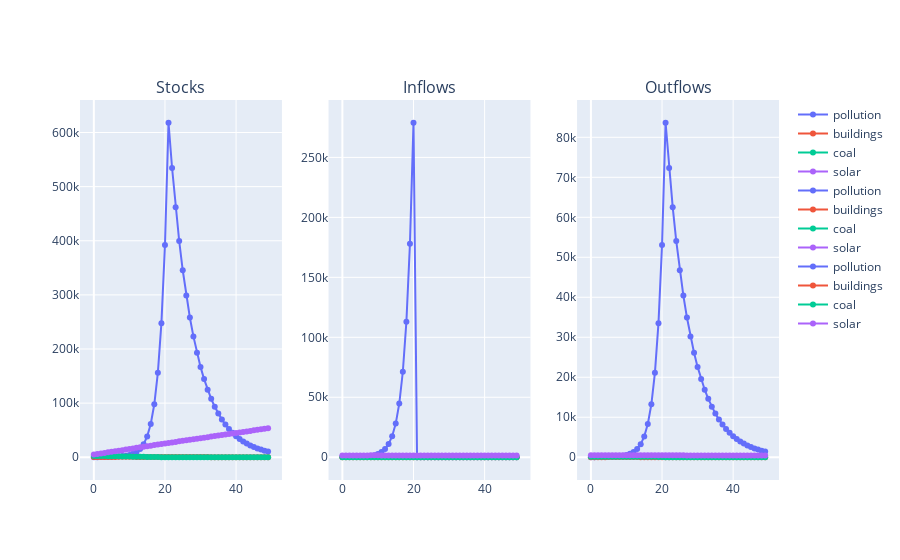

Notebook code cell kept with this figure:
### Code cell
a.pollution_lim = True
a.run_sim(time_steps=50)
a.plot_sim()
